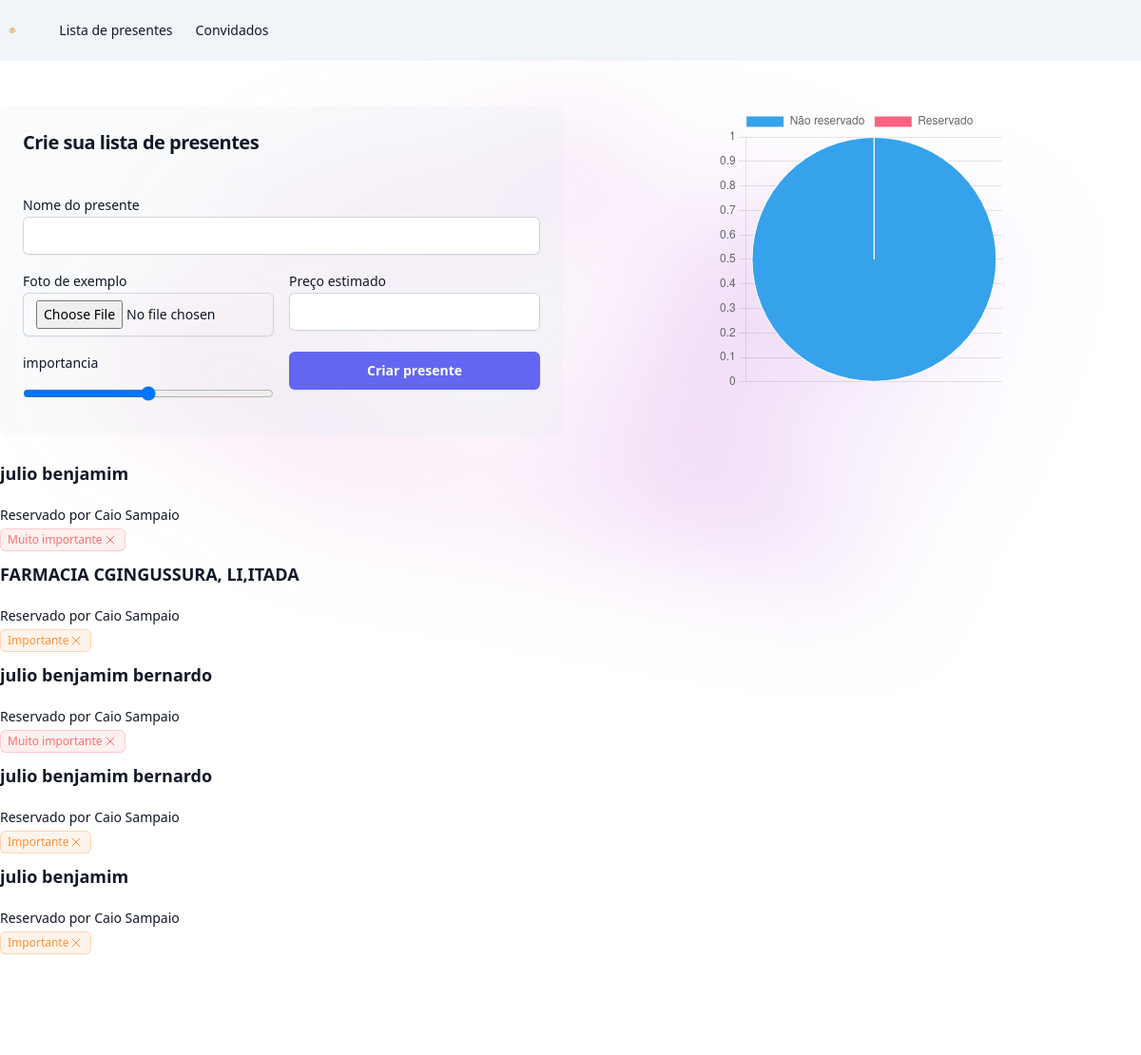
Page /homens/ on the earlier database version.
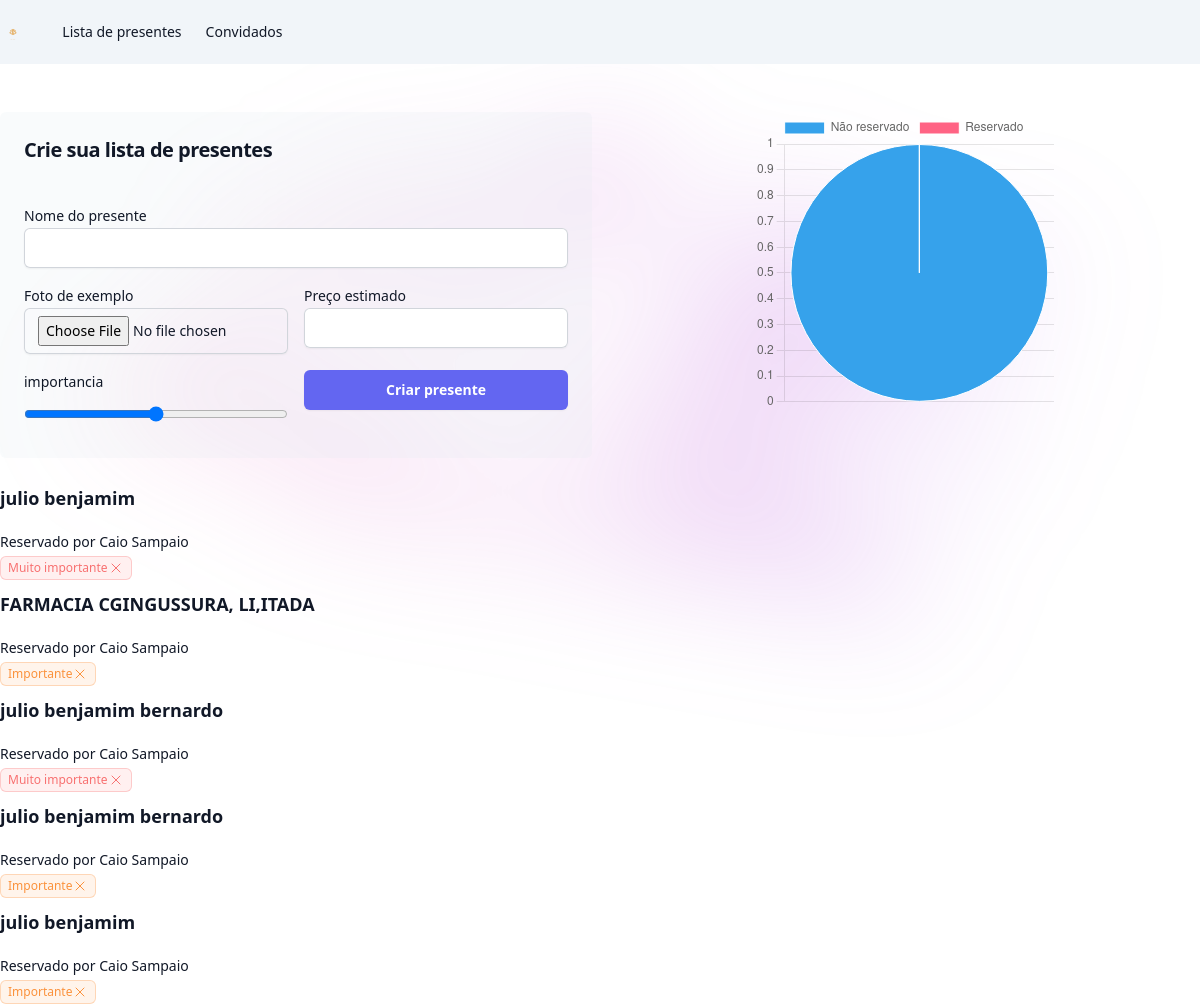
Same page on the later database version.
### homens/models.py (models this page shows, shortened)
class Presentes(models.Model):
    nome_presente = models.CharField(max_length=100)
    foto = models.ImageField(upload_to='presentes')  # O diretório onde as imagens serão armazenadas
    preco = models.DecimalField(max_digits=6, decimal_places=2)
    importancia = models.IntegerField()
    reservado = models.BooleanField(default=False)
    reservado_por = models.ForeignKey(
        Convidados, null=True, blank=True, on_delete=models.DO_NOTHING,
        related_name="presentes_reservados"
    )

### homens/views.py (the view, shortened to what this page needs)
# urls.py: path('', views.home, name = 'home'),
def home(request):
    if request.method == "GET":
        nao_reservado = Presentes.objects.filter(reservado=False).count()
        reservado = Presentes.objects.filter(reservado=True).count()
        data = [nao_reservado, reservado]
        presentes = Presentes.objects.all()
        return render(request, 'home.html', {'presentes': presentes, 'data': data})

### homens/templates/home.html (shortened to what the changed rows need)
{% extends "base.html" %}
{% block 'body' %}
    <div class="max-w-7xl mx-auto mt-12">
        <div class="grid grid-cols-2 gap-4">
            <div class="bg-slate-200/20 p-6 rounded-md">
                <h2 class="text-balance text-xl font-semibold tracking-tight text-gray-900">Crie sua lista de presentes</h2>
                <br>
            </div>
        </div>
        <div class="grid grid-cols-5 mt-4 gap-4">
          {% for presente in presentes %}
          <div>
              <h3 class="mt-2 text-lg font-semibold leading-8 text-gray-900">{{presente.nome_presente}}</h3>
              <p class="mt-4 block text-sm leading-6 text-gray-900">Reservado por Caio Sampaio</p>
              {% if presente.importancia <= 2 %}
              <span class="inline-flex items-center rounded-md bg-green-400/10 px-2 py-1 text-xs font-medium text-green-400 ring-1 ring-inset ring-green-400/30">Pouco importante <svg xmlns="http://www.w3.org/2000/svg" fill="none" viewBox="0 0 24 24" stroke-width="1.5" stroke="currentColor" class="size-4 text-green-400">
                  <path stroke-linecap="round" stroke-linejoin="round" d="M6 18 18 6M6 6l12 12" />
                  </svg>
              </span>
              {% elif presente.importancia < 4 %}
              <span class="inline-flex items-center rounded-md bg-orange-400/10 px-2 py-1 text-xs font-medium text-orange-400 ring-1 ring-inset ring-orange-400/30">Importante <svg xmlns="http://www.w3.org/2000/svg" fill="none" viewBox="0 0 24 24" stroke-width="1.5" stroke="currentColor" class="size-4 text-orange-400">
                  <path stroke-linecap="round" stroke-linejoin="round" d="M6 18 18 6M6 6l12 12" />
                  </svg>
              </span>
              {% else %}
              <span class="inline-flex items-center rounded-md bg-red-400/10 px-2 py-1 text-xs font-medium text-red-400 ring-1 ring-inset ring-red-400/30">Muito importante <svg xmlns="http://www.w3.org/2000/svg" fill="none" viewBox="0 0 24 24" stroke-width="1.5" stroke="currentColor" class="size-4 text-red-400">
                  <path stroke-linecap="round" stroke-linejoin="round" d="M6 18 18 6M6 6l12 12" />
                  </svg>
              </span>
              {% endif %}
          </div>
            </div>
            {%endfor%}
<script>
    const ctx = document.getElementById('myChart');
    new Chart(ctx, {
      type: 'pie',
      data: {
        labels: ['Não reservado', 'Reservado'],
        datasets: [{
          label: 'Presentes',
          data: {{data}},
          borderWidth: 1
        }]
      },
      options: {
        scales: {
          y: {
            beginAtZero: true
          }
        }
      }
    });
  </script>
{% endblock %}

Differences in the rows shown:
removed Presentes: importancia 3 (drawn)
